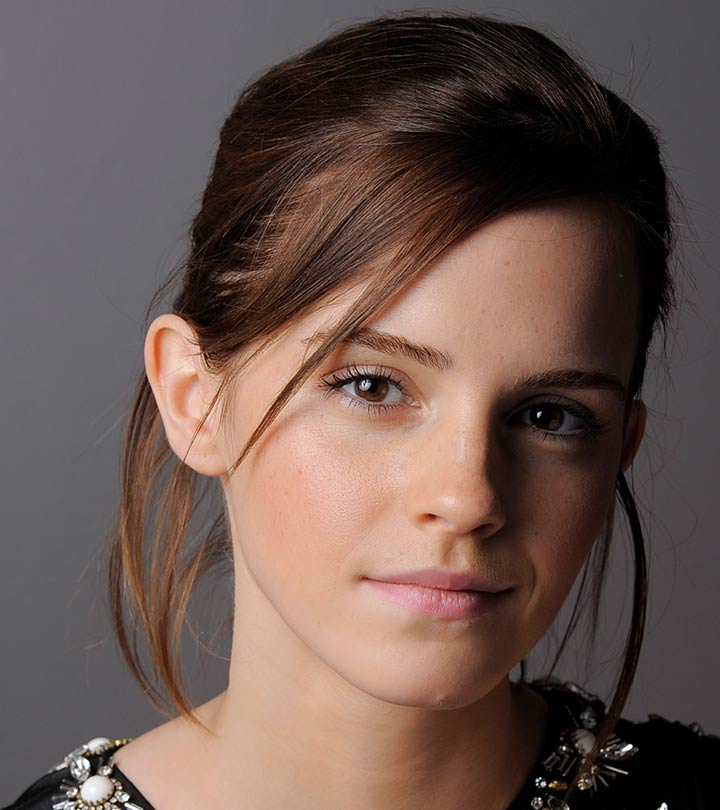
#> input picture emma.jpg, 720 x 810 px
$ jupyter execute ass.ipynb
#> lines starting #> are read from the running program, lines starting #| are printed output that depends on the picture; after the words box and inside, x2 and y2 are one past the last pixel; in counts of white or black regions, pixels touching at a corner belong together
[cell 1]
import cv2
import numpy as np
import matplotlib.pyplot as plt

def piecewise_linear_transform(image, breakpoints, slopes):

    # Create a lookup table for the transformation
    lookup_table = np.zeros(256, dtype=np.uint8)
   #print(lookup_table)

    for i in range(len(breakpoints) - 1):
        start, end = breakpoints[i], breakpoints[i+1]
        slope = slopes[i]
        lookup_table[start:end] = np.clip(np.arange(start, end) * slope, 0, 255)

    # Apply the transformation using the lookup table
    transformed_image = cv2.LUT(image, lookup_table)
    print(lookup_table)
    return transformed_image

# Load an example image
image_path = "emma.jpg"
original_image = cv2.imread(image_path, cv2.IMREAD_GRAYSCALE)
#> original_image: shape (810, 720); min 0, max 255, mean 92.3

# Define the piecewise transformation parameters
breakpoints = [0, 50, 150, 255]
slopes = [1, 1.55, 1]

# Apply the piecewise linear transformation
transformed_image = piecewise_linear_transform(original_image, breakpoints, slopes)

# Display the original and transformed images using matplotlib
plt.figure(figsize=(10, 5))
plt.subplot(1, 2, 1)
plt.imshow(original_image, cmap='gray')
plt.title("Original Image")

plt.subplot(1, 2, 2)
plt.imshow(transformed_image, cmap='gray')
plt.title("Transformed Image")

plt.tight_layout()
plt.show()

[cell 2]
# Import necessary libraries
import numpy as np
import matplotlib.pyplot as plt
import cv2 as cv

# Import the image in grayscale mode
img = cv.imread("BrainProtonDensitySlice9.png", cv.IMREAD_GRAYSCALE)
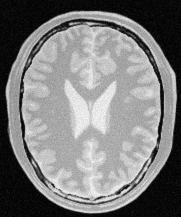
#> input picture BrainProtonDensitySlice9.png, 181 x 217 px
#> img is the input picture: shape (217, 181); min 0, max 251, mean 123.7

# Create a figure and axis for displaying the image
fig, ax = plt.subplots()
ax.imshow(img, cmap='gray')
plt.axis("off")

# Create arrays for white and gray matter lookup tables
w_array1 = np.linspace(0,0, 204)   # white range 0-204
w_array2 = np.linspace(225, 225, 52)  # white range 225-255
g_array1 = np.linspace(0, 0, 119)   # gray range 0-119
g_array2 = np.linspace(225, 225, 85)  # gray range 225-255
g_array3 = np.linspace(0, 0, 52)    # gray range 0-52

# Concatenate the arrays and convert to uint8 data type
array_w = np.concatenate((w_array1, w_array2)).astype(np.uint8)  # white matter lookup table
array_g = np.concatenate((g_array1, g_array2, g_array3)).astype(np.uint8)  # gray matter lookup table

# Apply the lookup tables to the image
imgW = cv.LUT(img, array_w)  # Apply white matter lookup table
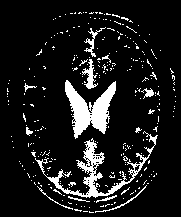
#> imgW: shape (217, 181); values 0 (black) and 225 (white), 10.9% white; 288 white regions (274 under 20 px), largest, box (x1, y1, x2, y2) and area: (65, 80, 116, 139) 1390, (35, 131, 158, 198) 1327, (82, 59, 98, 89) 188
imgG = cv.LUT(img, array_g)  # Apply gray matter lookup table
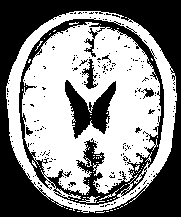
#> imgG: shape (217, 181); values 0 (black) and 225 (white), 53.7% white; 206 black regions (197 under 20 px), largest, box (x1, y1, x2, y2) and area: (0, 0, 181, 217) 11995, (19, 18, 164, 205) 3974, (65, 80, 116, 139) 1390

# Create subplots for plotting intensity transformations and results
fig, ax = plt.subplots(1, 2, figsize=(7, 7))

# Plot intensity transformation for white matter
ax[0].plot(array_w)
ax[0].set_aspect("equal")
ax[0].grid()
ax[0].set_xlabel("Input intensity")
ax[0].set_ylabel("Output intensity")
ax[0].set_title("Intensity transformation (White Matter)", y=-0.3)

# Display the processed white matter image
ax[1].imshow(imgW, cmap='gray')
ax[1].axis("off")
ax[1].set_title("White Matter Image", y=-0.1)

# Show the plots
plt.show()
#> figure, not shown here; panel 1: curve peaks at x = 204, y = 225

# Create subplots for plotting intensity transformations and results for gray matter
fig, ax = plt.subplots(1, 2, figsize=(7, 7))

# Plot intensity transformation for gray matter
ax[0].plot(array_g)
ax[0].set_aspect("equal")
ax[0].grid()
ax[0].set_xlabel("Input intensity")
ax[0].set_ylabel("Output intensity")
ax[0].set_title("Intensity transformation (Gray Matter)", y=-0.3)

# Display the processed gray matter image
ax[1].imshow(imgG, cmap='gray')
ax[1].axis("off")
ax[1].set_title("Gray Matter Image", y=-0.1)

# Show the plots
plt.show()
#> figure, not shown here; panel 1: curve peaks at x = 119, y = 225

[cell 3]
import numpy as np
import cv2 as cv
import matplotlib.pyplot as plt

img = cv.imread("highlights_and_shadows.jpg",cv.IMREAD_COLOR)
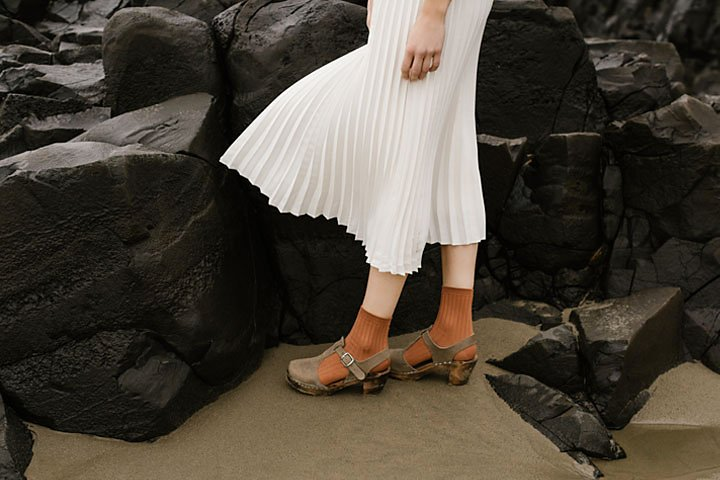
#> input picture highlights_and_shadows.jpg, 720 x 480 px
#> img is the input picture: shape (480, 720, 3); mean B, G, R 58.1, 68.6, 75.7
#plot histogram of original image
img_hist = cv.calcHist([img],[0],None,[256],[0,256])
#> img_hist = 256 values, max 8229 at index 13, min 0 at index 254, mean 1350
f,a = plt.subplots()
plt.title("Histogram of orginal image")
a.plot(img_hist)
plt.show()
#> figure, not shown here; curve peaks at x = 13, y = 8229
#convert image to Lab color space
img = cv.cvtColor(img,cv.COLOR_BGR2LAB)
#> img: shape (480, 720, 3); mean of channels 0, 1, 2 71.3, 129.1, 135
L,a,b = cv.split(img)
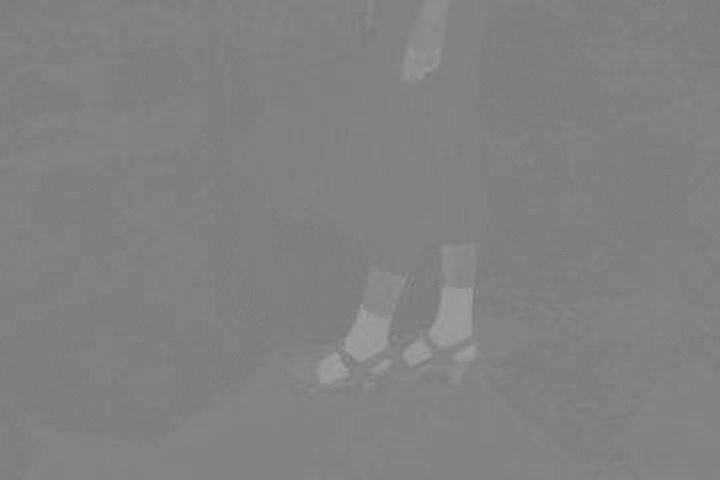
#> a: shape (480, 720); min 119, max 160, mean 129.1


gammaLst = [0.2,0.5,0.8,1.2,1.5]
for gamma in gammaLst:
    #add gamma correction
    t_L = np.array([(p/255.0)**gamma*255 for p in L]).astype(np.uint8)
    img2= cv.merge([t_L,a,b])
    img2=cv.cvtColor(img2,cv.COLOR_Lab2RGB)
    #ploting histograms
    fig,ax = plt.subplots()
    img_hist = cv.calcHist([img2],[0],None,[256],[0,256])
    ax.plot(img_hist)
    plt.title("Histogram gamma = "+str(gamma))
    plt.show()
    fig,ax = plt.subplots()
    ax.imshow(img2)
    plt.title("gamma = "+str(gamma))
    ax.axis("off")
    plt.show()
#> this loop made 5 passes
#> pass 1, `img2=cv.cvtColor(img2,cv.COLOR_Lab2RGB)`:
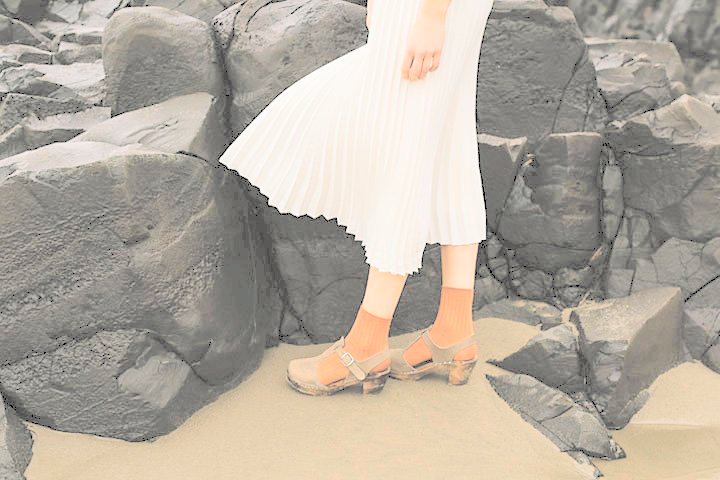
#> img2: shape (480, 720, 3); mean R, G, B 179.9, 171.7, 160.2

[cell 4]
import numpy as np
import cv2 as cv
import matplotlib.pyplot as plt
#equalization funtion
def equalization(img):
    L=256
    hist,bins = np.histogram(img.ravel(),256,[0,256])
    cdf=hist.cumsum() #calculate cdf
    eqcHist = np.round((L-1)*cdf/cdf.max()) #normalized between 0-255
    return cv.LUT(img,eqcHist) #mapping

#load image
img =cv.imread("shells.tif",cv.IMREAD_GRAYSCALE)
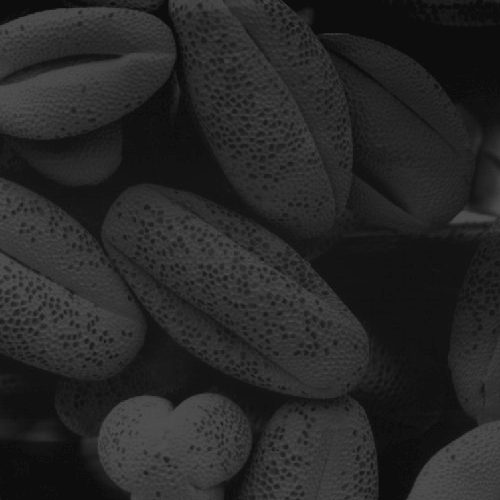
#> input picture shells.tif, 500 x 500 px
#> img is the input picture: shape (500, 500); min 13, max 83, mean 38.7
plt.hist(img.flatten(),256,[0,256])
plt.title("Histogram before equalization")
plt.show()
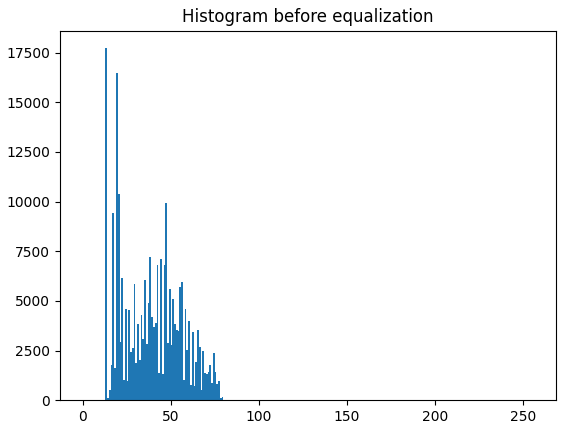
#> figure drawn by matplotlib, 1 panel; tallest bar 17718 high, from x = 13 to 14

#equalization
img2 = equalization(img)
#> in equalization, `hist,bins = np.histogram(img.ravel(),256,[0,256])`: hist = 256 values, max 17718 at index 13, min 0 at index 0, mean 976.6; bins = 257 values from 0 to 256
#> in equalization, `cdf=hist.cumsum()`: cdf = 256 values from 0 to 250000
#> in equalization, `eqcHist = np.round((L-1)*cdf/cdf.max())`: eqcHist = 256 values from 0 to 255
#> in equalization, `return cv.LUT(img,eqcHist)`:
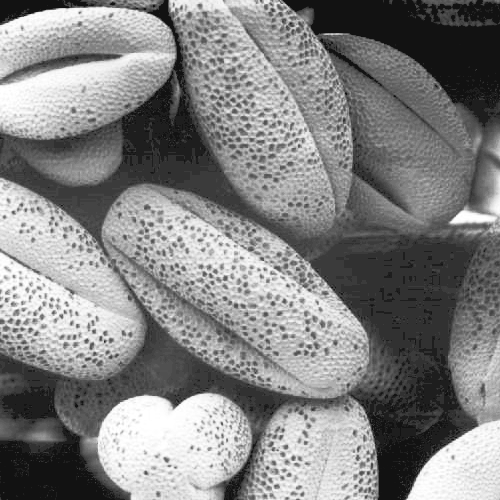
#> returned value: shape (500, 500) float64; min 18, max 255, mean 130.9

#plot
plt.hist(img2.flatten(),256,[0,256],color='r')
plt.title("Histogram after equalization")
plt.show()
#> figure, not shown here; tallest bar 17814 high, from x = 18 to 19


fig,ax=plt.subplots(1,1,figsize=(8,8))
pkc = np.hstack((img,img2))
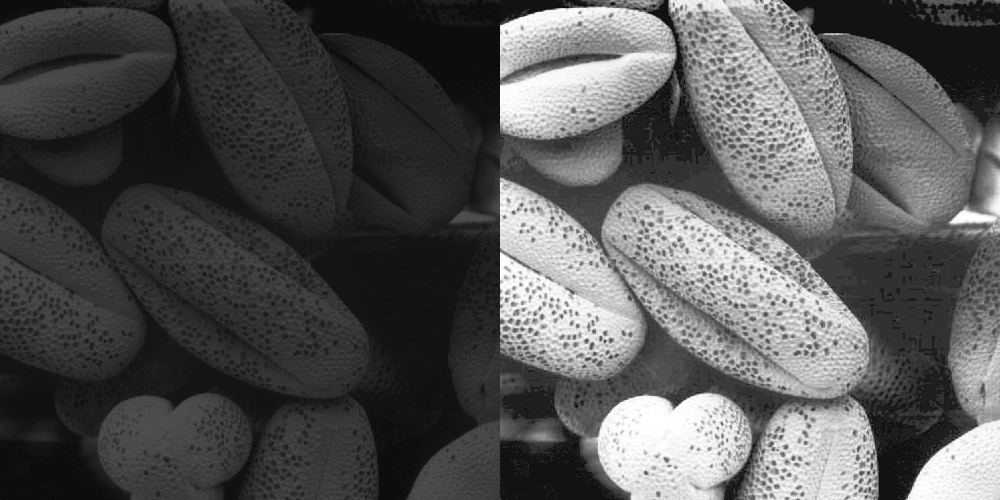
#> pkc: shape (500, 1000) float64; min 13, max 255, mean 84.8
ax.imshow(pkc,cmap='gray')
plt.axis('off')
#> Out = (-0.5, 999.5, 499.5, -0.5)
